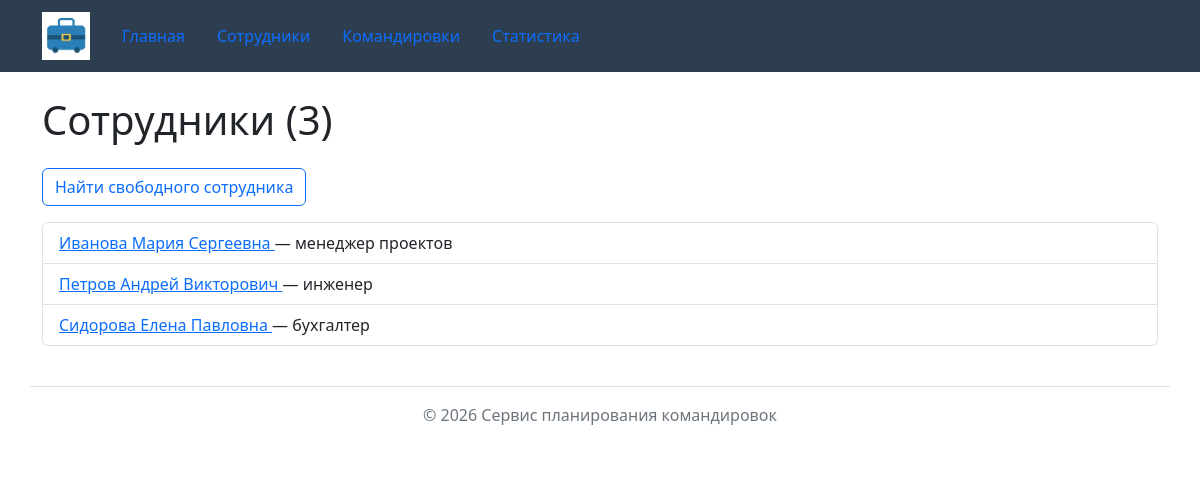
/employees/, run on the app's committed database.
### employees/views.py (the view)
# urls.py: path("", views.employees, name="employees"),
def employees(request):
    conn = get_connection()
    conn.row_factory = sqlite3.Row
    employees_list = conn.execute(EMPLOYEES_SQL).fetchall()
    conn.close()
    context = {"employees": employees_list}
    return render(request, "employees/employee_list.html", context)

### db/database.py (called while the page is built)
def get_connection(db_path=DB_PATH):
    conn = sqlite3.connect(db_path)
    conn.execute("PRAGMA foreign_keys = ON")
    return conn

### employees/templates/employees/employee_list.html (shortened to what this page needs)
{% extends "base.html" %}
{% block content %}
<h1 class="my-4">Сотрудники ({{ employees|length }})</h1>
<p>
    <a href="{% url 'employees:available' %}"
       class="btn btn-outline-primary">Найти свободного сотрудника</a>
</p>
<ul class="list-group">
    {% for employee in employees %}
        {% include "employees/includes/employee_card.html" %}
    {% empty %}
        <li class="list-group-item">Нет сотрудников</li>
    {% endfor %}
</ul>
{% endblock %}

### employees/templates/employees/includes/employee_card.html
<li class="list-group-item">
    <a href="{% url 'employees:employee_detail' employee.id %}">
        {{ employee.name|default:"Без имени" }}
    </a>
    — {{ employee.position|lower }}
</li>

### data on the page
employees: name "Иванова Мария Сергеевна", position "менеджер проектов"
employees: name "Петров Андрей Викторович", position "инженер"
employees: name "Сидорова Елена Павловна", position "бухгалтер"

### other printed values
{{ employees|length }} "3"
